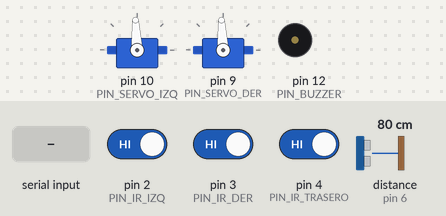
Bench run of a sketch on a simulated Arduino Nano, built with avr-gcc and run on an emulated ATmega328P. Parts: 2 × servo, buzzer (waves = sounding). Wiring (inferred from the names in the program): ultrasonic range finder: trigger pin 5; echo pin 6; 2 × servo: signal pin 9 / signal pin 10. The test bench sets the inputs (shaded band); at power-on: pin 2 (PIN_IR_IZQ) HIGH, pin 4 (PIN_IR_TRASERO) HIGH, distance to the obstacle (sensor on pin 6) 80 cm, pin 3 (PIN_IR_DER) HIGH. The echo pulse lasts 58.3 µs per cm; servo pulses on a pin are drawn as a servo (544–2400 µs = 0–180°); what the sketch prints to the serial monitor is not drawn.

Above: at 1.3 s.
1.4 s: pin 2 (PIN_IR_IZQ) driven LOW
At 1.52 s:
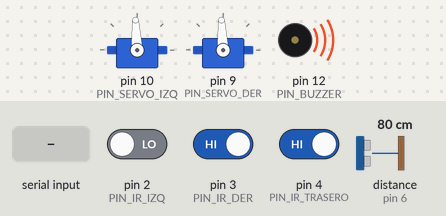
4.4 s: pin 4 (PIN_IR_TRASERO) driven LOW
7.4 s: distance to the obstacle (sensor on pin 6) set to 35 cm
At 7.54 s:
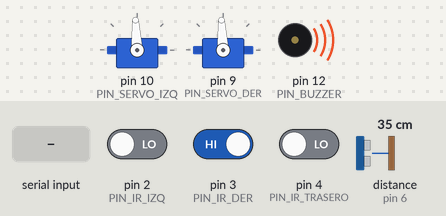
10.4 s: "SPEED 150\n" received over Serial
At 10.79 s:
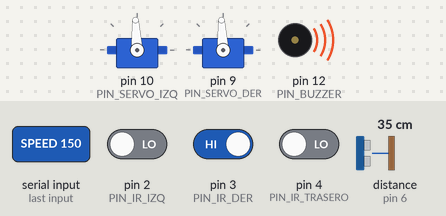
13.4 s: pin 3 (PIN_IR_DER) driven LOW
16.4 s: "ENABLE\n" received over Serial
At 16.56 s:
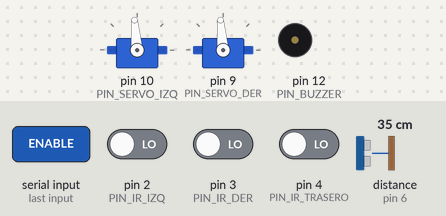
Timing chart, 0 to 20.4 s (numbered marks = the images above; inputs shaded):
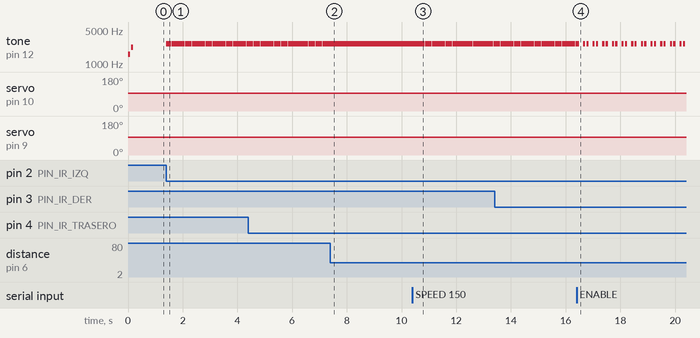

Measured:
- after the input at 1.4 s, tone on pin 12 (PIN_BUZZER): alternates 2600 Hz for 0.24 s and silent for 0.01 s, starting at once
- after the input at 7.4 s, tone on pin 12 (PIN_BUZZER): stops changing and stays 2600 Hz
- after the input at 10.4 s, tone on pin 12 (PIN_BUZZER): alternates 2600 Hz for 0.24 s and silent for 0.01 s, starting after 0.20 s
- after the input at 16.4 s, servo on pin 10 (PIN_SERVO_IZQ), servo on pin 9 (PIN_SERVO_DER): goes on until 16.4 s, then stays 95°
- by itself, servo on pin 10 (PIN_SERVO_IZQ), servo on pin 9 (PIN_SERVO_DER): alternates 95° for 0.04 s and 93° for 0.21 s

The sketch:

main.ino
```cpp
/*
  Robot Sumo - Arduino Nano + Expansion I/O Shield
  Hardware final:
    - 2 servomotores de traccion en D9/D10
    - 1 sensor ultrasonico HC-SR04 frontal en D5/D6
    - 3 sensores infrarrojos/linea en D2/D3/D4
    - 1 buzzer activo KY-012 en D12

  Protocolo Serial 9600 baudios:
    ENABLE, DISABLE, KILL, F, B, L, R, S, SPEED 0-255, PING

  Nota de hardware:
    Para ruedas, los servos deben ser de rotacion continua 360 grados.
    Si son servos comunes de 180 grados, se moveran por posicion y no serviran
    como traccion continua.
*/

#include <Arduino.h>
#include <avr/interrupt.h>

const byte PIN_IR_IZQ = 2;
const byte PIN_IR_DER = 3;
const byte PIN_IR_TRASERO = 4;
const byte PIN_US_TRIG = 5;
const byte PIN_US_ECHO = 6;
const byte PIN_SERVO_DER = 9;
const byte PIN_SERVO_IZQ = 10;
const byte PIN_BUZZER = 12;

const int IR_BORDE_ACTIVO = LOW;
const int SERVO_IZQ_STOP_US = 1500;
const int SERVO_DER_STOP_US = 1500;
const int SERVO_RANGO_US = 400;
const int DISTANCIA_SIN_ECO_CM = 999;
const int DISTANCIA_OPONENTE_CM = 35;
const int VELOCIDAD_ESCAPE = 90;

const unsigned long SERVO_PERIODO_US = 20000UL;
const unsigned long TELEMETRIA_MS = 250UL;
const unsigned long COMANDO_TIMEOUT_MS = 1500UL;
const unsigned long ECO_TIMEOUT_US = 25000UL;
const unsigned long ESCAPE_BORDE_MS = 350UL;

volatile bool bordeTraseroIrq = false;
volatile bool bordeIzquierdoIrq = false;
volatile bool bordeDerechoIrq = false;

bool movimientoHabilitado = false;
bool escapeBordeActivo = false;
int velocidadManual = 0;
int pulsoServoIzq = SERVO_IZQ_STOP_US;
int pulsoServoDer = SERVO_DER_STOP_US;
String comandoActual = "STOP";
String bufferSerial = "";
unsigned long ultimaTelemetria = 0;
unsigned long ultimoComandoMovimiento = 0;
unsigned long ultimoPulsoServos = 0;
unsigned long finEscapeBorde = 0;

void configurarPines();
void configurarInterrupcionesLinea();
void procesarSerial();
void ejecutarComando(String comando);
void enviarTelemetria();
long medirDistanciaCm();
bool hayBordeIzquierdo();
bool hayBordeDerecho();
bool hayBordeTrasero();
bool hayOponente(long distanciaCm);
void revisarSeguridadBorde();
void habilitarMovimiento();
void paradaSegura();
void setMovimiento(int izquierda, int derecha);
void setServos(int izquierda, int derecha);
void actualizarServos();
void emitirPulsoServo(byte pin, int anchoUs);
void tonoInicio();
void tonoBorde();

ISR(PCINT2_vect) {
  if ((PIND & _BV(PD2)) == 0) {
    bordeIzquierdoIrq = true;
  }
  if ((PIND & _BV(PD3)) == 0) {
    bordeDerechoIrq = true;
  }
  if ((PIND & _BV(PD4)) == 0) {
    bordeTraseroIrq = true;
  }
}

void setup() {
  Serial.begin(9600);
  configurarPines();
  configurarInterrupcionesLinea();
  paradaSegura();
  tonoInicio();

  Serial.println(F("READY Robot Sumo Controller"));
  Serial.println(F("HW=NanoShield Servos:D9,D10 US:D5,D6 IR:D2,D3,D4 Buzzer:D12"));
}

void loop() {
  actualizarServos();
  procesarSerial();
  revisarSeguridadBorde();

  if (movimientoHabilitado && comandoActual != "STOP" &&
      millis() - ultimoComandoMovimiento > COMANDO_TIMEOUT_MS) {
    setMovimiento(0, 0);
    comandoActual = "STOP";
    Serial.println(F("ACK AUTO_STOP timeout"));
  }

  if (millis() - ultimaTelemetria >= TELEMETRIA_MS) {
    ultimaTelemetria = millis();
    enviarTelemetria();
  }
}

void configurarPines() {
  pinMode(PIN_IR_IZQ, INPUT);
  pinMode(PIN_IR_DER, INPUT);
  pinMode(PIN_IR_TRASERO, INPUT);
  pinMode(PIN_US_TRIG, OUTPUT);
  pinMode(PIN_US_ECHO, INPUT);
  pinMode(PIN_SERVO_DER, OUTPUT);
  pinMode(PIN_SERVO_IZQ, OUTPUT);
  pinMode(PIN_BUZZER, OUTPUT);

  digitalWrite(PIN_US_TRIG, LOW);
  digitalWrite(PIN_SERVO_DER, LOW);
  digitalWrite(PIN_SERVO_IZQ, LOW);
}

void configurarInterrupcionesLinea() {
  PCICR |= _BV(PCIE2);
  PCMSK2 |= _BV(PCINT18);
  PCMSK2 |= _BV(PCINT19);
  PCMSK2 |= _BV(PCINT20);
}

void procesarSerial() {
  while (Serial.available() > 0) {
    char c = (char)Serial.read();
    if (c == '\n' || c == '\r') {
      bufferSerial.trim();
      if (bufferSerial.length() > 0) {
        ejecutarComando(bufferSerial);
      }
      bufferSerial = "";
    } else if (bufferSerial.length() < 48) {
      bufferSerial += c;
    }
  }
}

void ejecutarComando(String comando) {
  comando.trim();
  comando.toUpperCase();

  if (comando == "ENABLE") {
    habilitarMovimiento();
    Serial.println(F("ACK ENABLE"));
    return;
  }

  if (comando == "DISABLE" || comando == "KILL") {
    paradaSegura();
    Serial.println(comando == "KILL" ? F("ACK KILL") : F("ACK DISABLE"));
    return;
  }

  if (comando.startsWith("SPEED")) {
    int espacio = comando.indexOf(' ');
    if (espacio > 0) {
      velocidadManual = constrain(comando.substring(espacio + 1).toInt(), 0, 255);
      Serial.print(F("ACK SPEED "));
      Serial.println(velocidadManual);
    } else {
      Serial.println(F("ERR SPEED requiere valor 0-255"));
    }
    return;
  }

  if (comando == "PING") {
    Serial.println(F("ACK PING"));
    enviarTelemetria();
    return;
  }

  if (!movimientoHabilitado && comando != "S") {
    Serial.println(F("ERR MOVEMENT_DISABLED"));
    return;
  }

  if (comando == "F") {
    setMovimiento(velocidadManual, velocidadManual);
    comandoActual = "FORWARD";
  } else if (comando == "B") {
    setMovimiento(-velocidadManual, -velocidadManual);
    comandoActual = "BACKWARD";
  } else if (comando == "L") {
    setMovimiento(-velocidadManual, velocidadManual);
    comandoActual = "LEFT";
  } else if (comando == "R") {
    setMovimiento(velocidadManual, -velocidadManual);
    comandoActual = "RIGHT";
  } else if (comando == "S") {
    setMovimiento(0, 0);
    comandoActual = "STOP";
  } else {
    Serial.print(F("ERR UNKNOWN "));
    Serial.println(comando);
    return;
  }

  ultimoComandoMovimiento = millis();
  Serial.print(F("ACK "));
  Serial.println(comandoActual);
}

void revisarSeguridadBorde() {
  bool bordeIzq = hayBordeIzquierdo();
  bool bordeDer = hayBordeDerecho();
  bool bordeTrasero = hayBordeTrasero();

  if (!bordeIzq && !bordeDer && !bordeTrasero && !escapeBordeActivo) {
    return;
  }

  if (bordeIzquierdoIrq || bordeIzq) {
    bordeIzquierdoIrq = false;
    tonoBorde();
    if (movimientoHabilitado) {
      setMovimiento(-VELOCIDAD_ESCAPE, -VELOCIDAD_ESCAPE);
      delay(120);
      setMovimiento(VELOCIDAD_ESCAPE, -VELOCIDAD_ESCAPE);
      comandoActual = "EDGE_LEFT";
      escapeBordeActivo = true;
      finEscapeBorde = millis() + ESCAPE_BORDE_MS;
    }
  } else if (bordeDerechoIrq || bordeDer) {
    bordeDerechoIrq = false;
    tonoBorde();
    if (movimientoHabilitado) {
      setMovimiento(-VELOCIDAD_ESCAPE, -VELOCIDAD_ESCAPE);
      delay(120);
      setMovimiento(-VELOCIDAD_ESCAPE, VELOCIDAD_ESCAPE);
      comandoActual = "EDGE_RIGHT";
      escapeBordeActivo = true;
      finEscapeBorde = millis() + ESCAPE_BORDE_MS;
    }
  } else if (bordeTraseroIrq || bordeTrasero) {
    bordeTraseroIrq = false;
    tonoBorde();
    if (movimientoHabilitado) {
      setMovimiento(VELOCIDAD_ESCAPE, VELOCIDAD_ESCAPE);
      comandoActual = "EDGE_BACK";
      escapeBordeActivo = true;
      finEscapeBorde = millis() + ESCAPE_BORDE_MS;
    }
  }

  if (escapeBordeActivo && millis() > finEscapeBorde) {
    setMovimiento(0, 0);
    comandoActual = "STOP";
    escapeBordeActivo = false;
  }
}

void enviarTelemetria() {
  long distancia = medirDistanciaCm();
  bool bordeIzquierdo = hayBordeIzquierdo();
  bool bordeDerecho = hayBordeDerecho();
  bool bordeTrasero = hayBordeTrasero();
  bool oponente = hayOponente(distancia);

  Serial.print(F("TEL {\"enabled\":"));
  Serial.print(movimientoHabilitado ? F("true") : F("false"));
  Serial.print(F(",\"cmd\":\""));
  Serial.print(comandoActual);
  Serial.print(F("\",\"speed\":"));
  Serial.print(velocidadManual);
  Serial.print(F(",\"lineLeft\":"));
  Serial.print(bordeIzquierdo ? F("true") : F("false"));
  Serial.print(F(",\"lineRight\":"));
  Serial.print(bordeDerecho ? F("true") : F("false"));
  Serial.print(F(",\"lineBack\":"));
  Serial.print(bordeTrasero ? F("true") : F("false"));
  Serial.print(F(",\"rearEdge\":"));
  Serial.print(bordeTrasero ? F("true") : F("false"));
  Serial.print(F(",\"distanceCm\":"));
  Serial.print(distancia);
  Serial.print(F(",\"opponent\":"));
  Serial.print(oponente ? F("true") : F("false"));
  Serial.println(F("}"));
}

long medirDistanciaCm() {
  digitalWrite(PIN_US_TRIG, LOW);
  delayMicroseconds(2);
  digitalWrite(PIN_US_TRIG, HIGH);
  delayMicroseconds(10);
  digitalWrite(PIN_US_TRIG, LOW);

  unsigned long duracion = pulseIn(PIN_US_ECHO, HIGH, ECO_TIMEOUT_US);
  if (duracion == 0) {
    return DISTANCIA_SIN_ECO_CM;
  }
  return (long)(duracion / 58UL);
}

bool hayBordeIzquierdo() {
  return digitalRead(PIN_IR_IZQ) == IR_BORDE_ACTIVO;
}

bool hayBordeDerecho() {
  return digitalRead(PIN_IR_DER) == IR_BORDE_ACTIVO;
}

bool hayBordeTrasero() {
  return digitalRead(PIN_IR_TRASERO) == IR_BORDE_ACTIVO;
}

bool hayOponente(long distanciaCm) {
  return distanciaCm > 0 && distanciaCm <= DISTANCIA_OPONENTE_CM;
}

void habilitarMovimiento() {
  movimientoHabilitado = true;
  comandoActual = "STOP";
  setMovimiento(0, 0);
}

void paradaSegura() {
  movimientoHabilitado = false;
  velocidadManual = 0;
  comandoActual = "STOP";
  escapeBordeActivo = false;
  setMovimiento(0, 0);
}

void setMovimiento(int izquierda, int derecha) {
  setServos(izquierda, derecha);
}

void setServos(int izquierda, int derecha) {
  pulsoServoIzq = SERVO_IZQ_STOP_US +
    map(constrain(izquierda, -255, 255), -255, 255, -SERVO_RANGO_US, SERVO_RANGO_US);
  pulsoServoDer = SERVO_DER_STOP_US -
    map(constrain(derecha, -255, 255), -255, 255, -SERVO_RANGO_US, SERVO_RANGO_US);
}

void actualizarServos() {
  if (micros() - ultimoPulsoServos < SERVO_PERIODO_US) {
    return;
  }
  ultimoPulsoServos = micros();
  emitirPulsoServo(PIN_SERVO_IZQ, pulsoServoIzq);
  emitirPulsoServo(PIN_SERVO_DER, pulsoServoDer);
}

void emitirPulsoServo(byte pin, int anchoUs) {
  digitalWrite(pin, HIGH);
  delayMicroseconds(constrain(anchoUs, 1000, 2000));
  digitalWrite(pin, LOW);
}

void tonoInicio() {
  tone(PIN_BUZZER, 1600, 80);
  delay(120);
  tone(PIN_BUZZER, 2200, 80);
}

void tonoBorde() {
  tone(PIN_BUZZER, 2600, 80);
}
```
